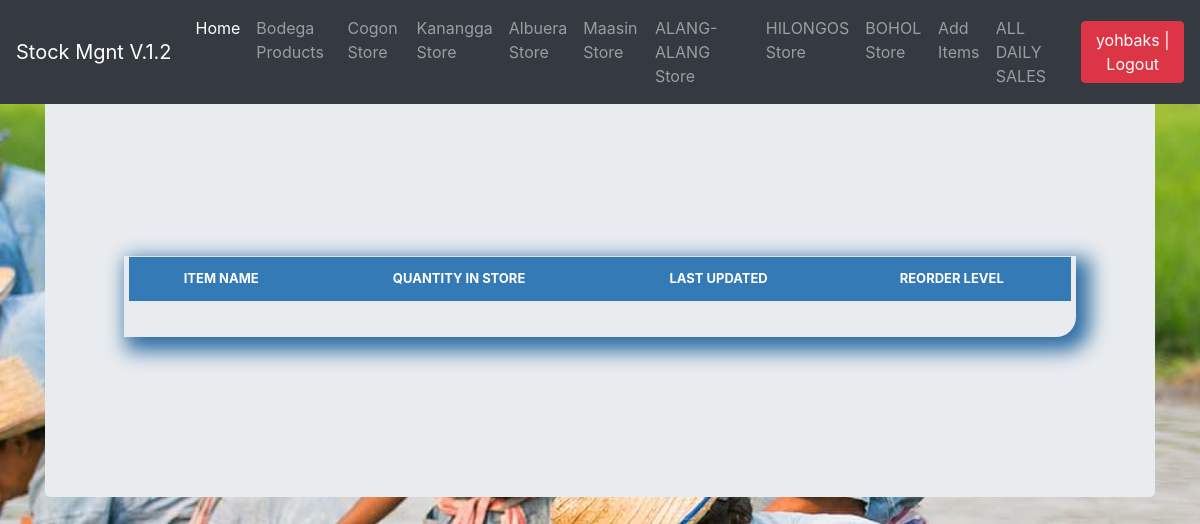
Screenshot of /daily_sales/1/1/ (signed in) with the database file from the repository.
### stockmgmt/models.py (models this page shows, shortened)
class All_Store(models.Model):
    name = models.CharField(max_length=100, blank=True, null=True, verbose_name='Store name', choices=issue_to_category)
    slug = models.SlugField(unique=True, null=False, default='na')
    def get_absolute_url(self):
        return reverse('store', kwargs={'slug': self.slug})

### stockmgmt/views.py (the view)
# urls.py: path('daily_sales/<str:pk>/<str:store_id>/',views.daily_sales,name='daily_sales'),
def daily_sales(request,pk,store_id):
    queryset=Stock.objects.filter(pk=pk)
    sales_record=Sold_Items.objects.filter(store__pk=store_id)
    all_store = All_Store.objects.all()
    context={
        'stores':all_store,
        'queryset':queryset,
        'sales_record':sales_record,
    }
    template='daily_sales.html'
    return render(request,template,context)

### stockmgmt/templates/daily_sales.html (shortened to what this page needs)
{% extends "base.html" %}
{% load crispy_forms_tags %}
{% load static %}
{% block body %}
<main role="main" class="container">
  <div class="jumbotron">
        <br><br>
        <div class="display_table">
          <table class='table'>
                  <tr>
                    <th>ITEM NAME</th>
                    <th>QUANTITY IN STORE</th>
                    <th>LAST UPDATED</th>
                    <th>REORDER LEVEL</th>
                  </tr>
          </table>
        </div>
  </div>
</main>
{% endblock %}

### stockmgmt/templates/navbar.html (shortened to what this page needs)
  <nav class="navbar navbar-expand-md navbar-dark fixed-top bg-dark">
  <a class="navbar-brand" href="/">Stock Mgnt V.1.2</a>
  <div class="collapse navbar-collapse" id="navbarCollapse">
    <ul class="navbar-nav mr-auto">
      <li class="nav-item active">
        <a class="nav-link" href="/">Home <span class="sr-only">(current)</span></a>
      </li>
        {% if request.user.is_authenticated %}
      <li class="nav-item">
        <a class="nav-link" href="/list_items">Bodega Products</a>
        </li>
        {% for shop in stores %}
            {% if shop.name != 'BODEGA' %}
            <li class="nav-item">
        <a class="nav-link" href="{{ shop.get_absolute_url }}">{{ shop.name }} Store</a>
      </li>
            {% endif %}
        {% endfor %}
            <li class="nav-item">
        <a class="nav-link" href="/add_items">Add Items</a>
      </li>
      <li class="nav-item">
        <a class="nav-link" href="{% url 'all_sales' %}" tabindex="-1" aria-disabled="true">ALL DAILY SALES</a>
      </li>
        {% endif %}
    </ul>
          <ul class="navbar-nav">
        {% if request.user.is_authenticated %}
        <li><a href="/accounts/logout"><button class="btn btn-danger">{{ user }} | Logout</button></a></li>
        {% else %}
        <li><a href="/accounts/login">Login</a></li>
        {% endif %}
    </ul>
  </div>
</nav>

### stockmgmt/static/css/stylesheet.css (style rules this page uses)
body { background-color: #34eb6b; }
.table { font-size: 13px; text-align: center; width: 95%; margin: auto; }
.table tr:nth-child(odd) { background: #B8CAE4 }
th { background-color: #337ab7; color: white; }
.display_table { border-bottom-right-radius: 20px; padding-left: 5px; padding-right: 5px; padding-bottom: 20px; box-shadow: 8px 8px 20px 6px #2e6da4; }
body { background-image: url("../img/bg.jpg"); background-position: center; background-repeat: no-repeat; background-size: cover; }

### stockmgmt/static/css/navbar-top-fixed.css (style rules this page uses)
body { min-height: 75rem; padding-top: 4.5rem; }

### rows the page displays
All_Store: name "Cogon"
All_Store: name "Kanangga"
All_Store: name "Albuera"
All_Store: name "Maasin"
All_Store: name "ALANG-ALANG"
All_Store: name "HILONGOS"
All_Store: name "BOHOL"

### other values shown
{{ user }} "yohbaks"
